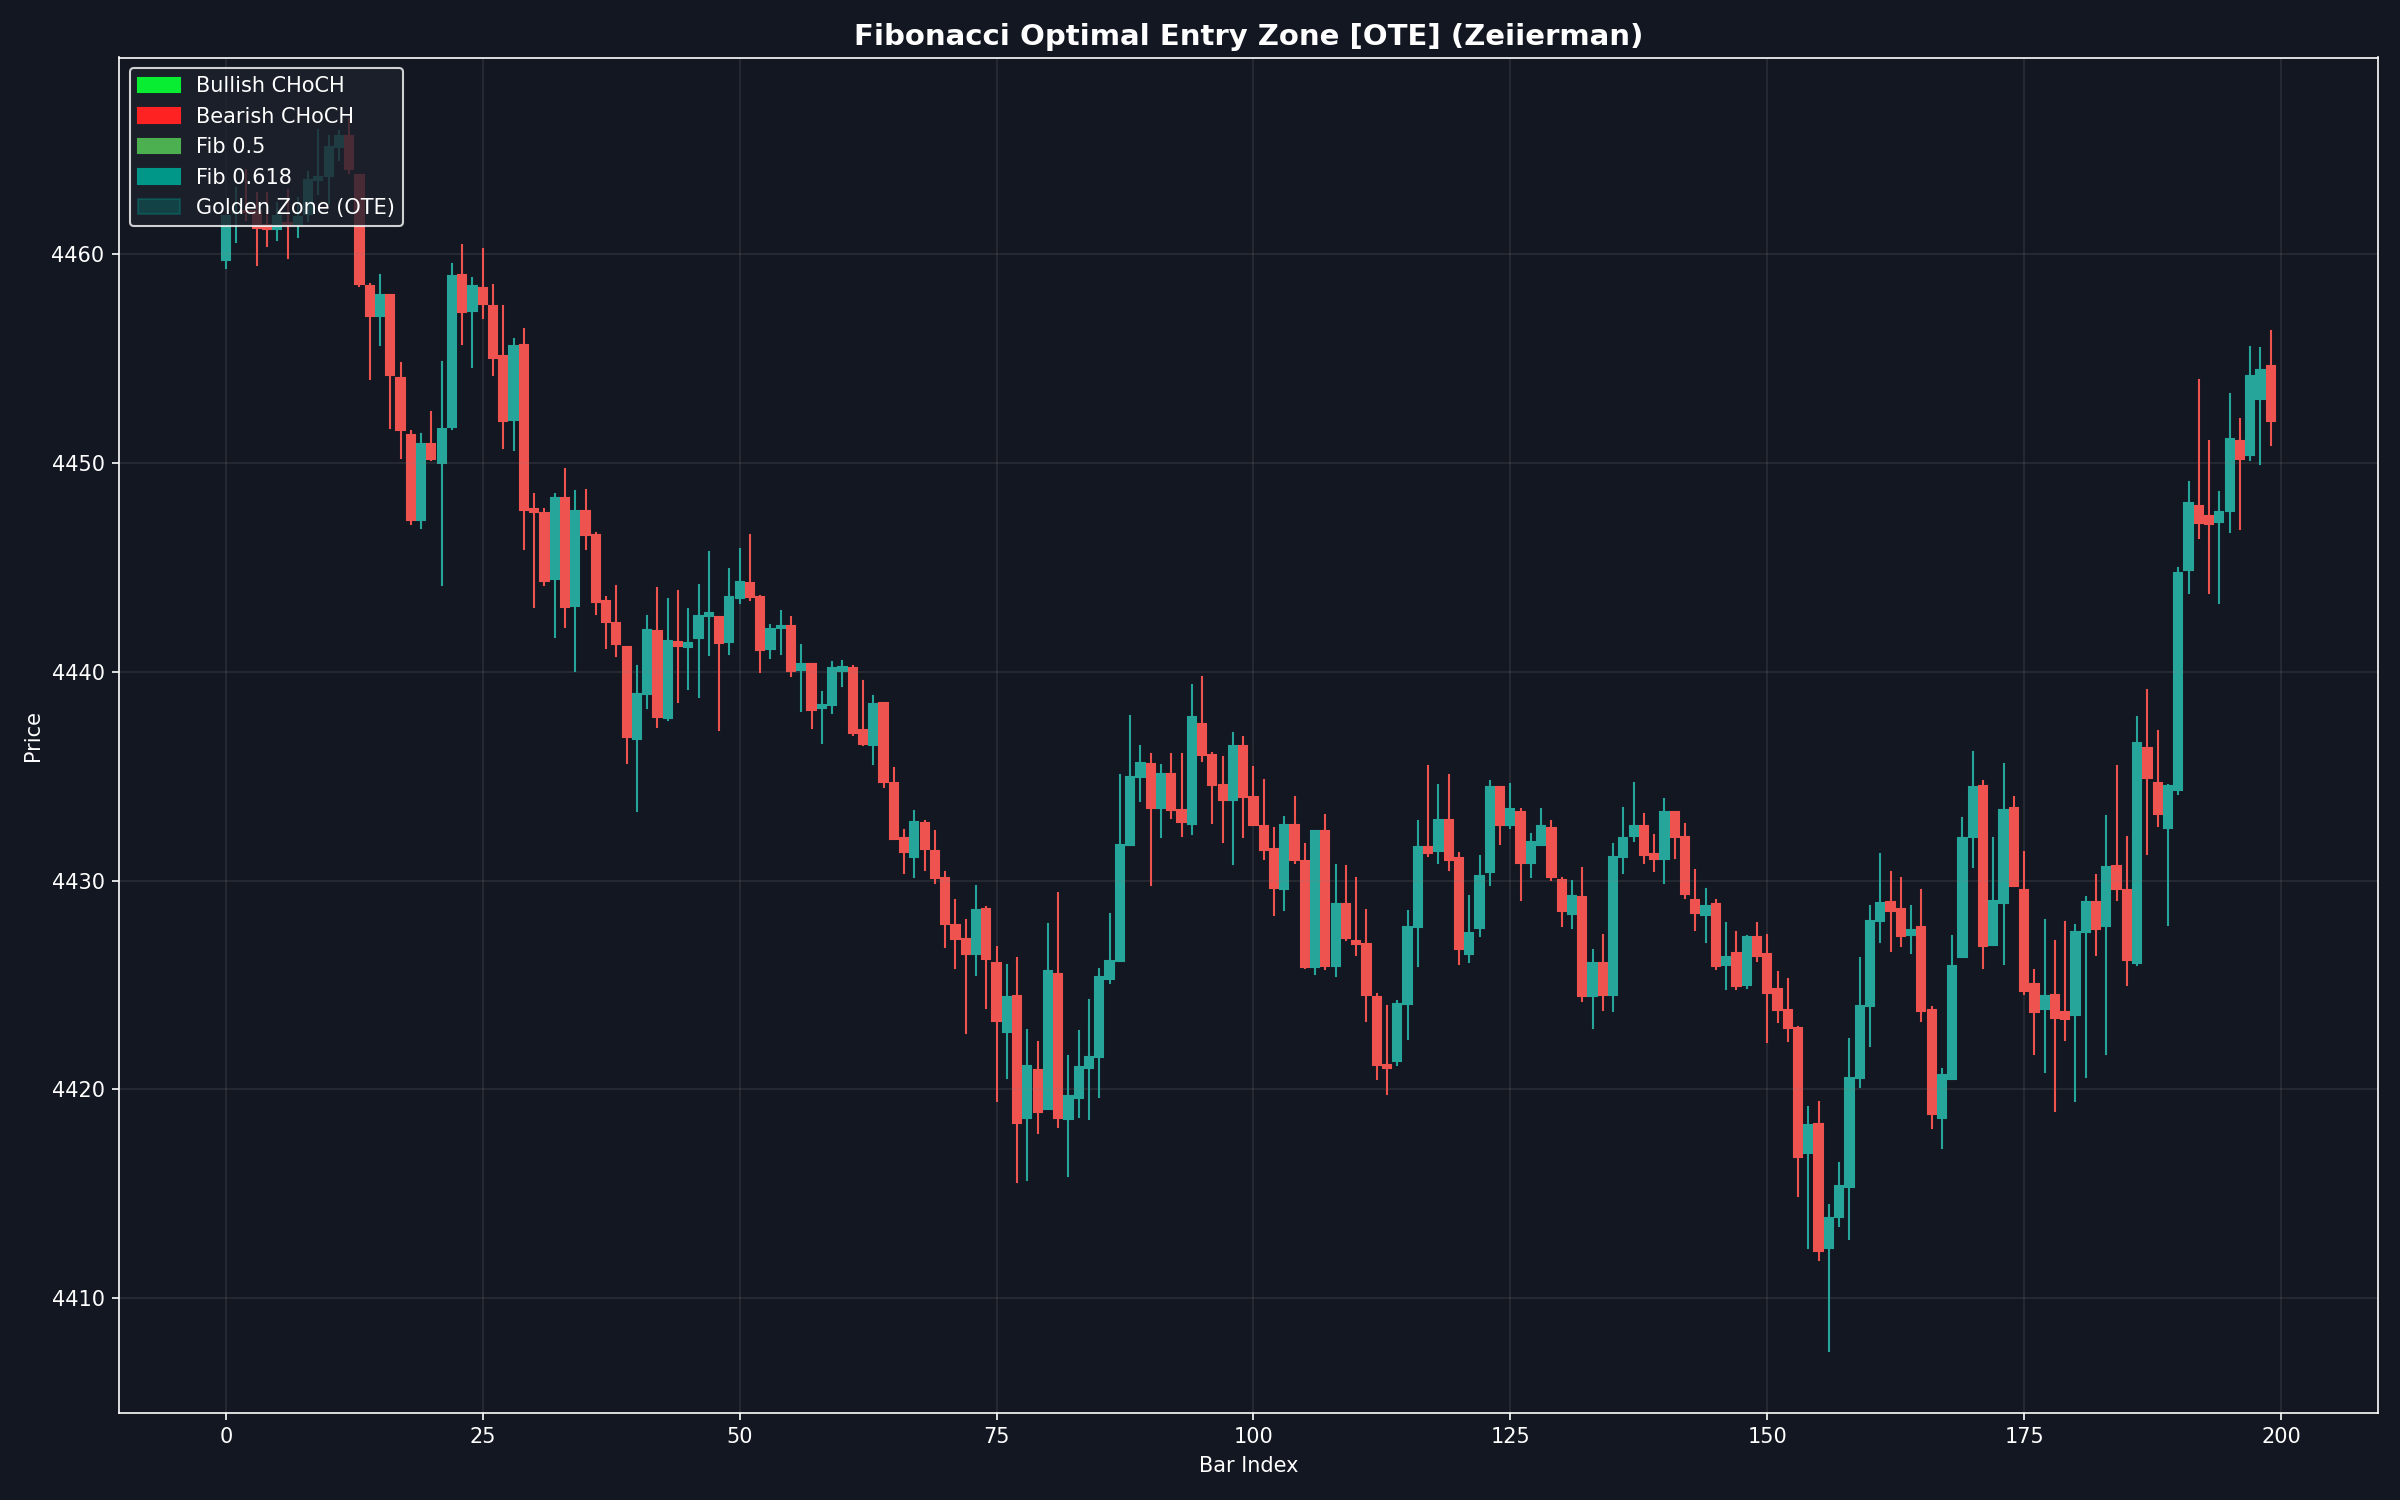

Generate this figure with Python:
# -*- coding: utf-8 -*-
"""
Fibonacci Optimal Entry Zone [OTE] (Zeiierman)
Python translation from Pine Script

This indicator identifies market structure (CHoCH - Change of Character) and draws
Fibonacci retracement levels (0.50 and 0.618) to find optimal entry zones.

Original Pine Script by Zeiierman
Licensed under Attribution-NonCommercial-ShareAlike 4.0 International (CC BY-NC-SA 4.0)
"""

import pandas as pd
import numpy as np
import matplotlib.pyplot as plt
import matplotlib.patches as mpatches
from matplotlib.patches import Rectangle
import mplfinance as mpf
from datetime import datetime
import warnings
warnings.filterwarnings('ignore')


class FibonacciOTE:
    """
    Fibonacci Optimal Entry Zone indicator.

    Identifies swing highs/lows and market structure changes (CHoCH),
    then draws Fibonacci retracement levels for optimal trade entries.
    """

    def __init__(self,
                 structure_period: int = 10,
                 show_bullish: bool = True,
                 show_bearish: bool = True,
                 bullish_color: str = '#08ec32',
                 bearish_color: str = '#ff2222',
                 swing_tracker: bool = True,
                 show_swing_line: bool = True,
                 show_swing_labels: bool = True,
                 show_previous: bool = False,
                 extend_fibs: bool = True,
                 fill_golden_zone: bool = True,
                 golden_zone_color: str = '#009688',
                 fib_levels: list = None,
                 fib_colors: list = None):
        """
        Initialize the Fibonacci OTE indicator.

        Parameters:
        -----------
        structure_period : int
            Number of bars for pivot high/low calculation (default: 10)
        show_bullish : bool
            Show bullish market structure (default: True)
        show_bearish : bool
            Show bearish market structure (default: True)
        bullish_color : str
            Color for bullish structure lines and labels
        bearish_color : str
            Color for bearish structure lines and labels
        swing_tracker : bool
            Enable automatic tracking of recent swing points
        show_swing_line : bool
            Draw dotted lines connecting swing highs/lows
        show_swing_labels : bool
            Show price labels at swing highs/lows
        show_previous : bool
            Show previous Fibonacci levels
        extend_fibs : bool
            Extend Fibonacci levels to current bar
        fill_golden_zone : bool
            Fill the golden zone (0.5 - 0.618)
        golden_zone_color : str
            Color for the golden zone fill
        fib_levels : list
            Fibonacci retracement levels (default: [0.50, 0.618])
        fib_colors : list
            Colors for each Fibonacci level
        """
        self.structure_period = structure_period
        self.show_bullish = show_bullish
        self.show_bearish = show_bearish
        self.bullish_color = bullish_color
        self.bearish_color = bearish_color
        self.swing_tracker = swing_tracker
        self.show_swing_line = show_swing_line
        self.show_swing_labels = show_swing_labels
        self.show_previous = show_previous
        self.extend_fibs = extend_fibs
        self.fill_golden_zone = fill_golden_zone
        self.golden_zone_color = golden_zone_color
        self.fib_levels = fib_levels if fib_levels else [0.50, 0.618]
        self.fib_colors = fib_colors if fib_colors else ['#4CAF50', '#009688']

        # Internal state
        self.structures = []
        self.fib_zones = []

    def calculate_pivots(self, df: pd.DataFrame) -> pd.DataFrame:
        """
        Calculate pivot highs and lows.

        Parameters:
        -----------
        df : pd.DataFrame
            OHLC dataframe with 'high' and 'low' columns

        Returns:
        --------
        pd.DataFrame
            DataFrame with added pivot columns
        """
        df = df.copy()
        prd = self.structure_period

        # Calculate pivot high - highest point in window with equal values on both sides
        def is_pivot_high(window):
            if len(window) < 2 * prd + 1:
                return np.nan
            center = window[prd]
            # Check if center is the maximum
            if np.all(center >= window):
                return center
            return np.nan

        # Calculate pivot low - lowest point in window
        def is_pivot_low(window):
            if len(window) < 2 * prd + 1:
                return np.nan
            center = window[prd]
            # Check if center is the minimum
            if np.all(center <= window):
                return center
            return np.nan

        df['pivot_high'] = df['high'].rolling(window=2*prd+1, center=True).apply(
            is_pivot_high, raw=True
        )
        df['pivot_low'] = df['low'].rolling(window=2*prd+1, center=True).apply(
            is_pivot_low, raw=True
        )

        return df

    def calculate_fibonacci(self, high: float, low: float,
                           high_idx: int, low_idx: int, level: float) -> float:
        """
        Calculate Fibonacci retracement level.

        Parameters:
        -----------
        high : float
            Swing high price
        low : float
            Swing low price
        high_idx : int
            Index of swing high
        low_idx : int
            Index of swing low
        level : float
            Fibonacci level (e.g., 0.5, 0.618)

        Returns:
        --------
        float
            Price at the Fibonacci level
        """
        if low_idx < high_idx:
            # Bullish - retracement from high to low
            return high - (high - low) * level
        else:
            # Bearish - retracement from low to high
            return low + (high - low) * level

    def detect_structure(self, df: pd.DataFrame) -> dict:
        """
        Detect market structure and calculate Fibonacci zones.

        Parameters:
        -----------
        df : pd.DataFrame
            OHLC dataframe with pivot columns

        Returns:
        --------
        dict
            Dictionary containing structure data and Fibonacci zones
        """
        df = self.calculate_pivots(df)

        # Initialize tracking variables
        pos = 0  # Position: positive = bullish, negative = bearish
        up = df['high'].iloc[0] if len(df) > 0 else np.nan  # Current swing high
        dn = df['low'].iloc[0] if len(df) > 0 else np.nan   # Current swing low
        i_up = 0  # Index of current swing high
        i_dn = 0  # Index of current swing low

        swing_low = np.nan
        swing_high = np.nan
        i_swing_low = 0
        i_swing_high = 0

        structures = []
        fib_zones = []
        current_fib_zone = None

        for i in range(len(df)):
            bar = df.iloc[i]

            # Update running highs/lows
            up = max(up, bar['high']) if not np.isnan(up) else bar['high']
            dn = min(dn, bar['low']) if not np.isnan(dn) else bar['low']

            # Check for pivot high
            if not pd.isna(bar['pivot_high']):
                if pos <= 0:
                    up = bar['pivot_high']

            # Check for pivot low
            if not pd.isna(bar['pivot_low']):
                if pos >= 0:
                    dn = bar['pivot_low']

            # Bullish structure break (CHoCH to bullish)
            if i > 0 and up > df['high'].iloc[max(0, i-1):i+1].max() - (df['high'].iloc[i] if i > 0 else 0) + up:
                prev_up = df['high'].iloc[:i].max() if i > 0 else up
                if up > prev_up:
                    i_up = i

                    if pos <= 0:
                        # CHoCH - Change of Character to bullish
                        structures.append({
                            'type': 'CHoCH',
                            'direction': 'bullish',
                            'idx': i,
                            'price': up,
                            'start_idx': i_dn if i_dn > 0 else 0
                        })

                        # Create new Fibonacci zone
                        if self.show_bullish:
                            fib_zone = {
                                'direction': 'bullish',
                                'high': up,
                                'low': dn,
                                'high_idx': i,
                                'low_idx': i_dn if i_dn > 0 else 0,
                                'start_idx': i_dn if i_dn > 0 else 0,
                                'end_idx': i,
                                'levels': {}
                            }
                            for j, level in enumerate(self.fib_levels):
                                fib_val = self.calculate_fibonacci(up, dn, i, i_dn, level)
                                fib_zone['levels'][level] = {
                                    'price': fib_val,
                                    'color': self.fib_colors[j % len(self.fib_colors)]
                                }
                            current_fib_zone = fib_zone
                            fib_zones.append(fib_zone)

                        pos = 1
                        swing_low = dn
                        i_swing_low = i_dn

                    elif pos >= 1:
                        # Update existing bullish structure
                        if current_fib_zone and self.show_bullish:
                            if self.swing_tracker:
                                current_fib_zone['high'] = up
                                current_fib_zone['high_idx'] = i
                                current_fib_zone['end_idx'] = i
                                for j, level in enumerate(self.fib_levels):
                                    fib_val = self.calculate_fibonacci(up, dn, i, i_dn, level)
                                    current_fib_zone['levels'][level]['price'] = fib_val
                            else:
                                current_fib_zone['high'] = up
                                current_fib_zone['high_idx'] = i
                                for j, level in enumerate(self.fib_levels):
                                    fib_val = self.calculate_fibonacci(up, swing_low, i, i_swing_low, level)
                                    current_fib_zone['levels'][level]['price'] = fib_val
                        pos += 1

            # Bearish structure break (CHoCH to bearish)
            if i > 0:
                prev_dn = df['low'].iloc[:i].min() if i > 0 else dn
                if dn < prev_dn:
                    i_dn = i

                    if pos >= 0:
                        # CHoCH - Change of Character to bearish
                        structures.append({
                            'type': 'CHoCH',
                            'direction': 'bearish',
                            'idx': i,
                            'price': dn,
                            'start_idx': i_up if i_up > 0 else 0
                        })

                        # Create new Fibonacci zone
                        if self.show_bearish:
                            fib_zone = {
                                'direction': 'bearish',
                                'high': up,
                                'low': dn,
                                'high_idx': i_up if i_up > 0 else 0,
                                'low_idx': i,
                                'start_idx': i_up if i_up > 0 else 0,
                                'end_idx': i,
                                'levels': {}
                            }
                            for j, level in enumerate(self.fib_levels):
                                fib_val = self.calculate_fibonacci(up, dn, i_up, i, level)
                                fib_zone['levels'][level] = {
                                    'price': fib_val,
                                    'color': self.fib_colors[j % len(self.fib_colors)]
                                }
                            current_fib_zone = fib_zone
                            fib_zones.append(fib_zone)

                        pos = -1
                        swing_high = up
                        i_swing_high = i_up

                    elif pos <= -1:
                        # Update existing bearish structure
                        if current_fib_zone and self.show_bearish:
                            if self.swing_tracker:
                                current_fib_zone['low'] = dn
                                current_fib_zone['low_idx'] = i
                                current_fib_zone['end_idx'] = i
                                for j, level in enumerate(self.fib_levels):
                                    fib_val = self.calculate_fibonacci(up, dn, i_up, i, level)
                                    current_fib_zone['levels'][level]['price'] = fib_val
                            else:
                                current_fib_zone['low'] = dn
                                current_fib_zone['low_idx'] = i
                                for j, level in enumerate(self.fib_levels):
                                    fib_val = self.calculate_fibonacci(swing_high, dn, i_swing_high, i, level)
                                    current_fib_zone['levels'][level]['price'] = fib_val
                        pos -= 1

        self.structures = structures
        self.fib_zones = fib_zones

        return {
            'structures': structures,
            'fib_zones': fib_zones,
            'df': df
        }

    def plot(self, df: pd.DataFrame,
             last_n_bars: int = None,
             figsize: tuple = (16, 10),
             title: str = 'Fibonacci Optimal Entry Zone [OTE]',
             save_path: str = None,
             show_plot: bool = True) -> plt.Figure:
        """
        Plot candlestick chart with Fibonacci OTE indicator.

        Parameters:
        -----------
        df : pd.DataFrame
            OHLC dataframe
        last_n_bars : int
            Number of bars to display (None = all)
        figsize : tuple
            Figure size
        title : str
            Chart title
        save_path : str
            Path to save the chart (None = don't save)
        show_plot : bool
            Whether to display the plot

        Returns:
        --------
        plt.Figure
            Matplotlib figure object
        """
        # Detect structure and calculate Fibonacci zones
        result = self.detect_structure(df)
        df_with_pivots = result['df']

        # Slice data if needed
        if last_n_bars:
            df_plot = df_with_pivots.tail(last_n_bars).copy()
            start_idx = len(df_with_pivots) - last_n_bars
        else:
            df_plot = df_with_pivots.copy()
            start_idx = 0

        # Create figure
        fig, ax = plt.subplots(figsize=figsize)
        fig.patch.set_facecolor('#131722')
        ax.set_facecolor('#131722')

        # Plot candlesticks
        for i in range(len(df_plot)):
            idx = i
            bar = df_plot.iloc[i]

            # Determine candle color
            if bar['close'] >= bar['open']:
                color = '#26a69a'  # Bullish - green
                body_color = '#26a69a'
            else:
                color = '#ef5350'  # Bearish - red
                body_color = '#ef5350'

            # Draw wick
            ax.plot([idx, idx], [bar['low'], bar['high']], color=color, linewidth=1)

            # Draw body
            body_bottom = min(bar['open'], bar['close'])
            body_height = abs(bar['close'] - bar['open'])
            if body_height < 0.01:
                body_height = 0.01
            rect = Rectangle((idx - 0.4, body_bottom), 0.8, body_height,
                            facecolor=body_color, edgecolor=color, linewidth=1)
            ax.add_patch(rect)

        # Plot Fibonacci zones
        fib_zones_to_plot = self.fib_zones if self.show_previous else self.fib_zones[-1:] if self.fib_zones else []

        for zone in fib_zones_to_plot:
            zone_start = zone['start_idx'] - start_idx
            zone_end = zone['end_idx'] - start_idx

            if zone_end < 0:
                continue
            zone_start = max(0, zone_start)

            # Extend to current bar if enabled
            if self.extend_fibs:
                zone_end = len(df_plot) - 1

            # Draw swing line
            if self.show_swing_line:
                if zone['direction'] == 'bullish':
                    line_color = self.bullish_color
                    ax.plot([zone_start, zone_end],
                           [zone['low'], zone['high']],
                           color=line_color, linestyle=':', linewidth=2, alpha=0.7)
                else:
                    line_color = self.bearish_color
                    ax.plot([zone_start, zone_end],
                           [zone['high'], zone['low']],
                           color=line_color, linestyle=':', linewidth=2, alpha=0.7)

            # Draw Fibonacci levels
            level_prices = []
            for level, level_data in zone['levels'].items():
                price = level_data['price']
                color = level_data['color']
                level_prices.append(price)

                ax.hlines(y=price, xmin=zone_start, xmax=zone_end,
                         colors=color, linewidth=1.5, alpha=0.8)

                # Add level label
                ax.text(zone_end + 0.5, price, f'{level:.3f} ({price:.2f})',
                       color=color, fontsize=8, verticalalignment='center')

            # Fill golden zone
            if self.fill_golden_zone and len(level_prices) >= 2:
                ax.fill_between([zone_start, zone_end],
                               min(level_prices), max(level_prices),
                               color=self.golden_zone_color, alpha=0.2)

            # Draw swing labels
            if self.show_swing_labels:
                if zone['direction'] == 'bullish':
                    ax.annotate(f"{zone['low']:.2f}",
                               xy=(zone_start, zone['low']),
                               xytext=(zone_start, zone['low'] - (zone['high']-zone['low'])*0.05),
                               color='white', fontsize=8, ha='center')
                    ax.annotate(f"{zone['high']:.2f}",
                               xy=(zone_end, zone['high']),
                               xytext=(zone_end, zone['high'] + (zone['high']-zone['low'])*0.05),
                               color='white', fontsize=8, ha='center')
                else:
                    ax.annotate(f"{zone['high']:.2f}",
                               xy=(zone_start, zone['high']),
                               xytext=(zone_start, zone['high'] + (zone['high']-zone['low'])*0.05),
                               color='white', fontsize=8, ha='center')
                    ax.annotate(f"{zone['low']:.2f}",
                               xy=(zone_end, zone['low']),
                               xytext=(zone_end, zone['low'] - (zone['high']-zone['low'])*0.05),
                               color='white', fontsize=8, ha='center')

        # Plot CHoCH labels
        for structure in self.structures:
            struct_idx = structure['idx'] - start_idx
            if 0 <= struct_idx < len(df_plot):
                if structure['direction'] == 'bullish' and self.show_bullish:
                    ax.annotate('CHoCH', xy=(struct_idx, structure['price']),
                               xytext=(struct_idx, structure['price'] + (df_plot['high'].max()-df_plot['low'].min())*0.03),
                               color=self.bullish_color, fontsize=9, ha='center', fontweight='bold')
                elif structure['direction'] == 'bearish' and self.show_bearish:
                    ax.annotate('CHoCH', xy=(struct_idx, structure['price']),
                               xytext=(struct_idx, structure['price'] - (df_plot['high'].max()-df_plot['low'].min())*0.03),
                               color=self.bearish_color, fontsize=9, ha='center', fontweight='bold')

        # Styling
        ax.set_title(title, color='white', fontsize=14, fontweight='bold')
        ax.set_xlabel('Bar Index', color='white')
        ax.set_ylabel('Price', color='white')
        ax.tick_params(colors='white')
        ax.spines['bottom'].set_color('white')
        ax.spines['top'].set_color('white')
        ax.spines['left'].set_color('white')
        ax.spines['right'].set_color('white')
        ax.grid(True, alpha=0.2, color='gray')

        # Add legend
        legend_elements = []
        if self.show_bullish:
            legend_elements.append(mpatches.Patch(color=self.bullish_color, label='Bullish CHoCH'))
        if self.show_bearish:
            legend_elements.append(mpatches.Patch(color=self.bearish_color, label='Bearish CHoCH'))
        for i, level in enumerate(self.fib_levels):
            legend_elements.append(mpatches.Patch(
                color=self.fib_colors[i % len(self.fib_colors)],
                label=f'Fib {level}'
            ))
        if self.fill_golden_zone:
            legend_elements.append(mpatches.Patch(
                color=self.golden_zone_color, alpha=0.3,
                label='Golden Zone (OTE)'
            ))

        ax.legend(handles=legend_elements, loc='upper left',
                 facecolor='#1e222d', edgecolor='white', labelcolor='white')

        plt.tight_layout()

        if save_path:
            plt.savefig(save_path, dpi=150, facecolor='#131722', edgecolor='none')
            print(f"Chart saved to: {save_path}")

        if show_plot:
            plt.show()

        return fig

    def add_to_existing_chart(self, ax: plt.Axes, df: pd.DataFrame,
                              start_idx: int = 0, end_idx: int = None):
        """
        Add Fibonacci OTE indicator to an existing matplotlib axes.

        Parameters:
        -----------
        ax : plt.Axes
            Matplotlib axes to add indicator to
        df : pd.DataFrame
            OHLC dataframe
        start_idx : int
            Starting index for plotting
        end_idx : int
            Ending index for plotting
        """
        # Detect structure
        result = self.detect_structure(df)

        if end_idx is None:
            end_idx = len(df)

        # Plot Fibonacci zones
        fib_zones_to_plot = self.fib_zones if self.show_previous else self.fib_zones[-3:] if self.fib_zones else []

        for zone in fib_zones_to_plot:
            zone_start = zone['start_idx'] - start_idx
            zone_end = zone['end_idx'] - start_idx

            if zone_end < 0 or zone_start > (end_idx - start_idx):
                continue
            zone_start = max(0, zone_start)

            # Extend to current bar if enabled
            if self.extend_fibs:
                zone_end = end_idx - start_idx - 1

            # Draw swing line
            if self.show_swing_line:
                if zone['direction'] == 'bullish':
                    line_color = self.bullish_color
                    ax.plot([zone_start, zone_end],
                           [zone['low'], zone['high']],
                           color=line_color, linestyle=':', linewidth=2, alpha=0.7)
                else:
                    line_color = self.bearish_color
                    ax.plot([zone_start, zone_end],
                           [zone['high'], zone['low']],
                           color=line_color, linestyle=':', linewidth=2, alpha=0.7)

            # Draw Fibonacci levels
            level_prices = []
            for level, level_data in zone['levels'].items():
                price = level_data['price']
                color = level_data['color']
                level_prices.append(price)

                ax.hlines(y=price, xmin=zone_start, xmax=zone_end,
                         colors=color, linewidth=1.5, alpha=0.8)

                # Add level label
                ax.text(zone_end + 0.5, price, f'Fib {level:.3f}',
                       color=color, fontsize=7, verticalalignment='center')

            # Fill golden zone
            if self.fill_golden_zone and len(level_prices) >= 2:
                ax.fill_between([zone_start, zone_end],
                               min(level_prices), max(level_prices),
                               color=self.golden_zone_color, alpha=0.15)

        # Plot CHoCH labels
        for structure in self.structures:
            struct_idx = structure['idx'] - start_idx
            if 0 <= struct_idx < (end_idx - start_idx):
                if structure['direction'] == 'bullish' and self.show_bullish:
                    ax.annotate('CHoCH', xy=(struct_idx, structure['price']),
                               xytext=(struct_idx, structure['price']),
                               color=self.bullish_color, fontsize=7, ha='center',
                               fontweight='bold', alpha=0.8)
                elif structure['direction'] == 'bearish' and self.show_bearish:
                    ax.annotate('CHoCH', xy=(struct_idx, structure['price']),
                               xytext=(struct_idx, structure['price']),
                               color=self.bearish_color, fontsize=7, ha='center',
                               fontweight='bold', alpha=0.8)


def load_ohlc_data(csv_path: str) -> pd.DataFrame:
    """
    Load OHLC data from CSV file.

    Parameters:
    -----------
    csv_path : str
        Path to CSV file

    Returns:
    --------
    pd.DataFrame
        OHLC dataframe with datetime index
    """
    df = pd.read_csv(csv_path)

    # Standardize column names to lowercase
    df.columns = df.columns.str.lower()

    # Handle different datetime column names
    datetime_cols = ['time', 'datetime', 'date', 'timestamp']
    for col in datetime_cols:
        if col in df.columns:
            df['datetime'] = pd.to_datetime(df[col])
            break

    # Ensure we have OHLC columns
    required_cols = ['open', 'high', 'low', 'close']
    for col in required_cols:
        if col not in df.columns:
            # Try to find columns that might contain the data
            for c in df.columns:
                if col in c.lower():
                    df[col] = df[c]
                    break

    return df


def generate_fibonacci_ote_chart(csv_path: str,
                                  output_path: str,
                                  last_n_bars: int = 200,
                                  **kwargs) -> plt.Figure:
    """
    Generate Fibonacci OTE chart from CSV data.

    Parameters:
    -----------
    csv_path : str
        Path to OHLC CSV file
    output_path : str
        Path to save the chart
    last_n_bars : int
        Number of bars to display
    **kwargs
        Additional parameters for FibonacciOTE

    Returns:
    --------
    plt.Figure
        Matplotlib figure object
    """
    # Load data
    df = load_ohlc_data(csv_path)

    # Create indicator
    fib_ote = FibonacciOTE(**kwargs)

    # Generate chart
    fig = fib_ote.plot(df,
                       last_n_bars=last_n_bars,
                       title='Fibonacci Optimal Entry Zone [OTE] (Zeiierman)',
                       save_path=output_path,
                       show_plot=False)

    return fig


def create_combined_chart(csv_path: str,
                          output_path: str,
                          last_n_bars: int = 200) -> plt.Figure:
    """
    Create combined market structure HTF chart with Fibonacci OTE.

    Parameters:
    -----------
    csv_path : str
        Path to OHLC CSV file
    output_path : str
        Path to save the chart
    last_n_bars : int
        Number of bars to display

    Returns:
    --------
    plt.Figure
        Matplotlib figure object
    """
    # Load data
    df = load_ohlc_data(csv_path)

    # Slice data
    if last_n_bars:
        df_plot = df.tail(last_n_bars).copy().reset_index(drop=True)
    else:
        df_plot = df.copy()

    # Create figure with subplots
    fig, (ax1, ax2) = plt.subplots(2, 1, figsize=(18, 14),
                                    gridspec_kw={'height_ratios': [3, 1]})
    fig.patch.set_facecolor('#131722')
    ax1.set_facecolor('#131722')
    ax2.set_facecolor('#131722')

    # Plot candlesticks on main axis
    for i in range(len(df_plot)):
        bar = df_plot.iloc[i]

        if bar['close'] >= bar['open']:
            color = '#26a69a'
        else:
            color = '#ef5350'

        # Draw wick
        ax1.plot([i, i], [bar['low'], bar['high']], color=color, linewidth=1)

        # Draw body
        body_bottom = min(bar['open'], bar['close'])
        body_height = abs(bar['close'] - bar['open'])
        if body_height < 0.01:
            body_height = 0.01
        rect = Rectangle((i - 0.4, body_bottom), 0.8, body_height,
                         facecolor=color, edgecolor=color, linewidth=1)
        ax1.add_patch(rect)

    # Add Fibonacci OTE indicator
    fib_ote = FibonacciOTE(
        structure_period=10,
        show_bullish=True,
        show_bearish=True,
        fill_golden_zone=True,
        show_previous=True
    )
    fib_ote.add_to_existing_chart(ax1, df,
                                   start_idx=len(df)-last_n_bars if last_n_bars else 0,
                                   end_idx=len(df))

    # Add Market Structure analysis (simplified HTF view)
    # Calculate simple market structure using higher timeframe logic
    htf_period = 20
    df_plot['htf_high'] = df_plot['high'].rolling(window=htf_period).max()
    df_plot['htf_low'] = df_plot['low'].rolling(window=htf_period).min()

    # Plot HTF structure on main chart
    ax1.plot(range(len(df_plot)), df_plot['htf_high'],
             color='#FFD700', linewidth=1, alpha=0.5, linestyle='--', label='HTF High')
    ax1.plot(range(len(df_plot)), df_plot['htf_low'],
             color='#FF6B6B', linewidth=1, alpha=0.5, linestyle='--', label='HTF Low')

    # Styling for main chart
    ax1.set_title('Combined Market Structure HTF Chart with Fibonacci OTE',
                  color='white', fontsize=14, fontweight='bold')
    ax1.set_ylabel('Price', color='white')
    ax1.tick_params(colors='white')
    ax1.spines['bottom'].set_color('white')
    ax1.spines['top'].set_color('white')
    ax1.spines['left'].set_color('white')
    ax1.spines['right'].set_color('white')
    ax1.grid(True, alpha=0.2, color='gray')

    # Create legend
    legend_elements = [
        mpatches.Patch(color='#08ec32', label='Bullish CHoCH'),
        mpatches.Patch(color='#ff2222', label='Bearish CHoCH'),
        mpatches.Patch(color='#4CAF50', label='Fib 0.50'),
        mpatches.Patch(color='#009688', label='Fib 0.618'),
        mpatches.Patch(color='#009688', alpha=0.3, label='Golden Zone (OTE)'),
        mpatches.Patch(color='#FFD700', alpha=0.5, label='HTF High'),
        mpatches.Patch(color='#FF6B6B', alpha=0.5, label='HTF Low'),
    ]
    ax1.legend(handles=legend_elements, loc='upper left',
               facecolor='#1e222d', edgecolor='white', labelcolor='white')

    # Plot momentum/trend panel on secondary axis
    # Simple momentum calculation
    df_plot['momentum'] = df_plot['close'].diff(5)
    colors = ['#26a69a' if x >= 0 else '#ef5350' for x in df_plot['momentum'].fillna(0)]
    ax2.bar(range(len(df_plot)), df_plot['momentum'].fillna(0), color=colors, alpha=0.7)

    ax2.axhline(y=0, color='white', linewidth=0.5, alpha=0.5)
    ax2.set_xlabel('Bar Index', color='white')
    ax2.set_ylabel('Momentum', color='white')
    ax2.tick_params(colors='white')
    ax2.spines['bottom'].set_color('white')
    ax2.spines['top'].set_color('white')
    ax2.spines['left'].set_color('white')
    ax2.spines['right'].set_color('white')
    ax2.grid(True, alpha=0.2, color='gray')

    plt.tight_layout()

    if output_path:
        plt.savefig(output_path, dpi=150, facecolor='#131722', edgecolor='none')
        print(f"Combined chart saved to: {output_path}")

    return fig


# Main execution
if __name__ == '__main__':
    import os

    # Get the directory of this script
    script_dir = os.path.dirname(os.path.abspath(__file__))
    parent_dir = os.path.dirname(script_dir)

    # Path to CSV file
    csv_path = os.path.join(parent_dir, 'PEPPERSTONE_XAUUSD, 5.csv')

    # Output paths
    fib_ote_chart_path = os.path.join(script_dir, 'Fibonacci_Optimal_Entry_Zone__OTE___Zeiierman_.png')
    combined_chart_path = os.path.join(script_dir, 'combined_market_structure_htf_chart.png')

    print("Generating Fibonacci OTE Chart...")
    generate_fibonacci_ote_chart(
        csv_path=csv_path,
        output_path=fib_ote_chart_path,
        last_n_bars=200,
        structure_period=10,
        fill_golden_zone=True,
        show_previous=True
    )

    print("\nGenerating Combined Market Structure HTF Chart...")
    create_combined_chart(
        csv_path=csv_path,
        output_path=combined_chart_path,
        last_n_bars=200
    )

    print("\nDone!")
